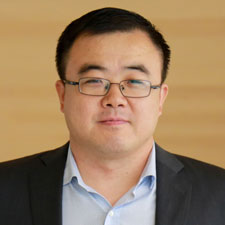
#> input picture junk/Aruco/liu_img.png, 225 x 225 px, given in place of the camera
$ python Hough_lines.py
#> lines starting #> are read from the running program, lines starting #| are printed output that depends on the picture; after the words box and inside, x2 and y2 are one past the last pixel; in counts of white or black regions, pixels touching at a corner belong together
import numpy as np
import cv2 as cv
from typing import List, Union


def clean(lst: List) -> List:
    if len(lst) == 2 and isinstance(lst[0], int) and isinstance(lst[1], int):
        return [lst]
    else:
        cleaned = []
        for it in lst:
            if isinstance(it, np.ndarray):
                cleaned.extend(clean(it.tolist()))
            else:
                cleaned.extend(clean(it))
        return cleaned


cap = cv.VideoCapture(1)
if not cap.isOpened():
    print("Cannot open camera")
    exit()

while True:
    # Capture frame-by-frame
    ret, img = cap.read()
#> img is the input picture: shape (225, 225, 3); mean B, G, R 94.8, 125.7, 154.3

    # if frame is read correctly ret is True
    if not ret:
        print("Can't receive frame (stream end?). Exiting ...")
        break

    img_gray = cv.cvtColor(img, cv.COLOR_BGR2GRAY)
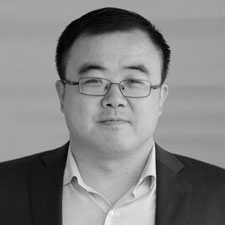
#> img_gray: shape (225, 225); min 1, max 254, mean 130.7
    img_gray = cv.GaussianBlur(img_gray, (5, 5), 0)
    img_gray = cv.Canny(img_gray, 50, 200)
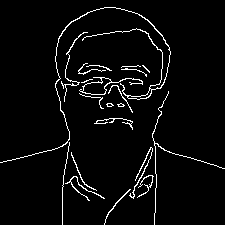
#> img_gray: shape (225, 225); 4% white in thin lines or dots
    _, thresh = cv.threshold(img_gray, 127, 255, 0)

    contours, _ = cv.findContours(thresh, cv.RETR_TREE, cv.CHAIN_APPROX_SIMPLE)
#> contours = 25 contours, 17 with area under 20; largest, box (x1, y1, x2, y2) and area: (79, 77, 143, 95) 303, (82, 77, 112, 95) 278, (0, 7, 171, 163) 170, (127, 88, 152, 100) 70, (129, 147, 153, 199) 34, (65, 176, 105, 201) 30, (61, 32, 88, 102) 25, (104, 189, 131, 225) 24

    cv.drawContours(img, contours, -1, (0, 255, 0), 3)
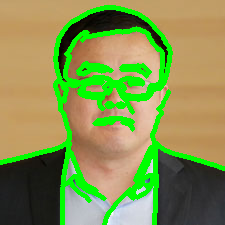
#> img: shape (225, 225, 3); 16.27% of pixels changed, all inside (x1, y1, x2, y2) = (0, 5, 225, 225)

    # Display the resulting frame
    cv.imshow('frame', img)
    cv.imshow('frame_gray', img_gray)
    key = cv.waitKey(1)
#> (key q is pressed here)
    if key == ord('q'):
        break
    elif key == ord('s'):
        pts = clean(contours)
        pts = np.array(pts)

        np.save("obj.npy", pts)
        print('saved')

# When everything done, release the capture
cap.release()
cv.destroyAllWindows()

# [6 lines of commented-out code are left out]
